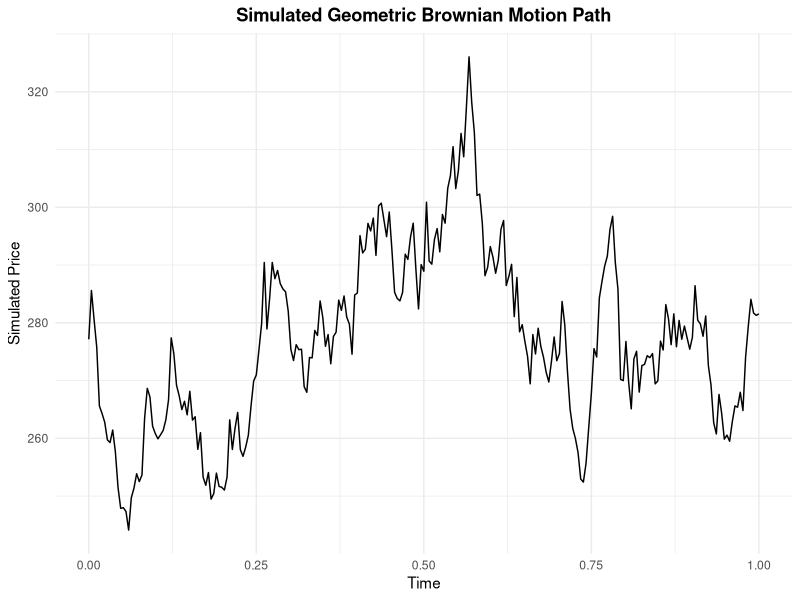
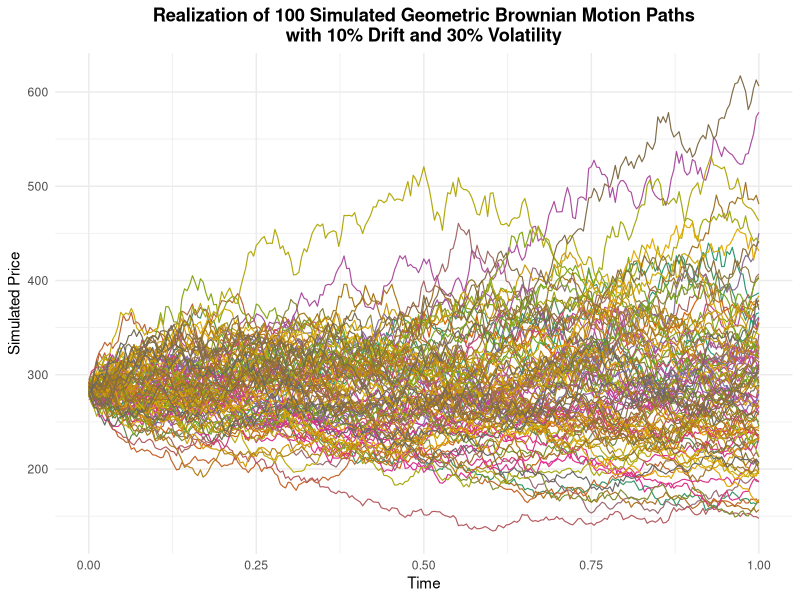

Here is the R script that generated these plots, in order:
# Simulating Brownian Motion in R

# Load necessary libraries
library(quantmod)
library(ggplot2)
library(dplyr)
library(scales)
library(gridExtra)
library(tidyr)

#### Single Path GBM Simulation

set.seed(12)
#function to simulate single GBM path
gbm_sim <- function(n, S0, mu, sigma, T = 1) {
  dt <- T / n                      # the size of each time step: time difference (independent increment)
  time_grid <- seq(0, T, length.out = n + 1)  # Time vector: 0/n, 1/n, 3/n, 4/n, ...
  Bt <- sqrt(dt) * cumsum(rnorm(n + 1, mean = 0, sd = 1))  # Brownian motion
  St <- S0 * exp((mu - 0.5 * sigma^2) * time_grid + sigma * Bt)  # GBM formula
  data.frame(Time = time_grid, Price = St)
}
#Generate simulations
gbm_df1 <- gbm_sim(n = 252, S0 = 285, mu = 0.1, sigma = 0.3) #S0=TSLA closing price as at last Friday

# Plot
ggplot(gbm_df1, aes(x = Time, y = Price)) +
  geom_line(color = "black", size = 0.5) +
  labs(title = "Simulated Geometric Brownian Motion Path",
       x = "Time", y = "Simulated Price") +
  theme_minimal() +
  theme(plot.title = element_text(hjust = 0.5, face = "bold"))




## Multiple path Simulation

set.seed(3)
# Function to simulate multiple GBM paths
gbm_sim_multi <- function(n, S0, mu, sigma, T = 1, n_paths) {
  dt <- T / n
  time_grid <- seq(0, T, length.out = n + 1)
  
  sim_list <- lapply(1:n_paths, function(i) {
    Bt <- cumsum(rnorm(n + 1, mean = 0, sd = sqrt(dt)))
    St <- S0 * exp((mu - 0.5 * sigma^2) * time_grid + sigma * Bt)
    data.frame(Time = time_grid, Price = St, Path = as.factor(i))
  })
  
  do.call(rbind, sim_list)
}

# Parameters
n_steps <- 252 #number of time steps
S0 <- 285 #initial stock price:
mu <- 0.1 #drift 
sigma <- 0.3 #volatility
n_paths <- 100 #number of paths to sim

# Generate simulations
gbm_df2 <- gbm_sim_multi(n = n_steps, S0 = S0, mu = mu, sigma = sigma, n_paths = n_paths)

# Plot
ggplot(gbm_df2, aes(x = Time, y = Price, group = Path, color = Path)) +
  geom_line(size = 0.4) +
  labs(title = "Realization of 100 Simulated Geometric Brownian Motion Paths\nwith 10% Drift and 30% Volatility",
       x = "Time", y = "Simulated Price") +
  theme_minimal() +
  theme(legend.position = "none",  # Hide legend to avoid clutter
        plot.title = element_text(hjust = 0.5, face = "bold")) +
  scale_color_manual(values = colorRampPalette(RColorBrewer::brewer.pal(8, "Dark2"))(n_paths))